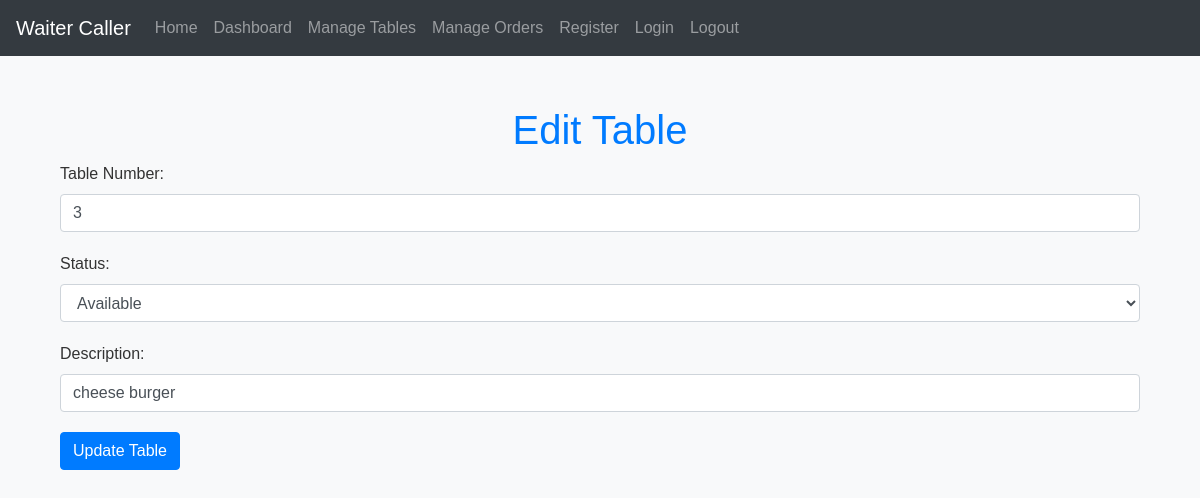
/edit_table/1, run on the app's committed database.
### app.py (models this page shows, shortened)
class Table(db.Model):
    id = db.Column(db.Integer, primary_key=True)
    table_number = db.Column(db.Integer, unique=True, nullable=False)
    status = db.Column(db.String(20), nullable=False)
    description = db.Column(db.String(200), nullable=True)  # Ensure this column exists

### app.py (the view, shortened to what this page needs)
@app.route('/edit_table/<int:table_id>', methods=['GET', 'POST'])
def edit_table(table_id):
    table = Table.query.get_or_404(table_id)
    return render_template('edit_table.html', table=table)

### templates/edit_table.html (shortened to what this page needs)
{% extends 'base.html' %}
{% block content %}
<div class="container mt-5">
    <h1 class="text-center">Edit Table</h1>
    <form method="POST" action="{{ url_for('edit_table', table_id=table.id) }}">
        <div class="form-group">
            <label for="table_number">Table Number:</label>
            <input type="number" class="form-control" id="table_number" name="table_number" value="{{ table.table_number }}" required>
        </div>
        <div class="form-group">
            <label for="status">Status:</label>
            <select class="form-control" id="status" name="status" required>
                <option value="Available" {% if table.status == 'Available' %}selected{% endif %}>Available</option>
            </select>
        </div>
        <div class="form-group">
            <label for="description">Description:</label>
            <input type="text" class="form-control" id="description" name="description" value="{{ table.description }}">
        </div>
        <button type="submit" class="btn btn-primary">Update Table</button>
    </form>
</div>
{% endblock %}

### static/styles.css (style rules this page uses)
body { font-family: 'Arial', sans-serif; background-color: #f8f9fa; color: #333; }
h1 { color: #007bff; margin-top: 50px; }
.btn-primary { background-color: #007bff; border-color: #007bff; }
.container { margin-top: 50px; margin-bottom: 50px; }
.form-control { margin-bottom: 20px; }

### data on the page
Table: table_number "3", status "Available", description "cheese burger"
